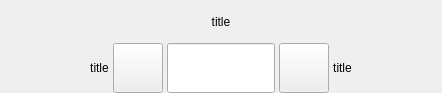
<?xml version="1.0" encoding="UTF-8"?>
<ui version="4.0">
 <class>SetEditValueWidget</class>
 <widget class="QWidget" name="SetEditValueWidget">
  <property name="geometry">
   <rect>
    <x>0</x>
    <y>0</y>
    <width>442</width>
    <height>93</height>
   </rect>
  </property>
  <property name="windowTitle">
   <string notr="true">Form</string>
  </property>
  <layout class="QGridLayout" name="gridLayout">
   <property name="leftMargin">
    <number>0</number>
   </property>
   <property name="topMargin">
    <number>0</number>
   </property>
   <property name="rightMargin">
    <number>0</number>
   </property>
   <property name="bottomMargin">
    <number>0</number>
   </property>
   <property name="horizontalSpacing">
    <number>4</number>
   </property>
   <property name="verticalSpacing">
    <number>0</number>
   </property>
   <item row="1" column="0">
    <spacer name="horizontalSpacer">
     <property name="orientation">
      <enum>Qt::Horizontal</enum>
     </property>
     <property name="sizeHint" stdset="0">
      <size>
       <width>0</width>
       <height>20</height>
      </size>
     </property>
    </spacer>
   </item>
   <item row="1" column="4">
    <widget class="QPushButton" name="addBtn">
     <property name="minimumSize">
      <size>
       <width>50</width>
       <height>50</height>
      </size>
     </property>
     <property name="maximumSize">
      <size>
       <width>50</width>
       <height>50</height>
      </size>
     </property>
     <property name="text">
      <string/>
     </property>
     <property name="autoRepeat">
      <bool>false</bool>
     </property>
    </widget>
   </item>
   <item row="1" column="3">
    <widget class="myLineEdit" name="lineEdit">
     <property name="minimumSize">
      <size>
       <width>100</width>
       <height>50</height>
      </size>
     </property>
     <property name="maximumSize">
      <size>
       <width>150</width>
       <height>50</height>
      </size>
     </property>
     <property name="alignment">
      <set>Qt::AlignCenter</set>
     </property>
    </widget>
   </item>
   <item row="1" column="5">
    <widget class="QLabel" name="label_3">
     <property name="minimumSize">
      <size>
       <width>0</width>
       <height>0</height>
      </size>
     </property>
     <property name="text">
      <string notr="true">title</string>
     </property>
     <property name="alignment">
      <set>Qt::AlignCenter</set>
     </property>
    </widget>
   </item>
   <item row="1" column="2">
    <widget class="QPushButton" name="subBtn">
     <property name="minimumSize">
      <size>
       <width>50</width>
       <height>50</height>
      </size>
     </property>
     <property name="maximumSize">
      <size>
       <width>50</width>
       <height>50</height>
      </size>
     </property>
     <property name="text">
      <string/>
     </property>
     <property name="autoRepeat">
      <bool>false</bool>
     </property>
    </widget>
   </item>
   <item row="1" column="1">
    <widget class="QLabel" name="label">
     <property name="minimumSize">
      <size>
       <width>0</width>
       <height>0</height>
      </size>
     </property>
     <property name="text">
      <string notr="true">title</string>
     </property>
     <property name="alignment">
      <set>Qt::AlignCenter</set>
     </property>
    </widget>
   </item>
   <item row="0" column="3">
    <widget class="QLabel" name="label_2">
     <property name="minimumSize">
      <size>
       <width>100</width>
       <height>0</height>
      </size>
     </property>
     <property name="text">
      <string notr="true">title</string>
     </property>
     <property name="alignment">
      <set>Qt::AlignCenter</set>
     </property>
    </widget>
   </item>
   <item row="1" column="6">
    <spacer name="horizontalSpacer_2">
     <property name="orientation">
      <enum>Qt::Horizontal</enum>
     </property>
     <property name="sizeHint" stdset="0">
      <size>
       <width>0</width>
       <height>20</height>
      </size>
     </property>
    </spacer>
   </item>
  </layout>
 </widget>
 <customwidgets>
  <customwidget>
   <class>myLineEdit</class>
   <extends>QLineEdit</extends>
   <header location="global">mysortwidget/mylineedit.h</header>
  </customwidget>
 </customwidgets>
 <resources/>
 <connections/>
</ui>
